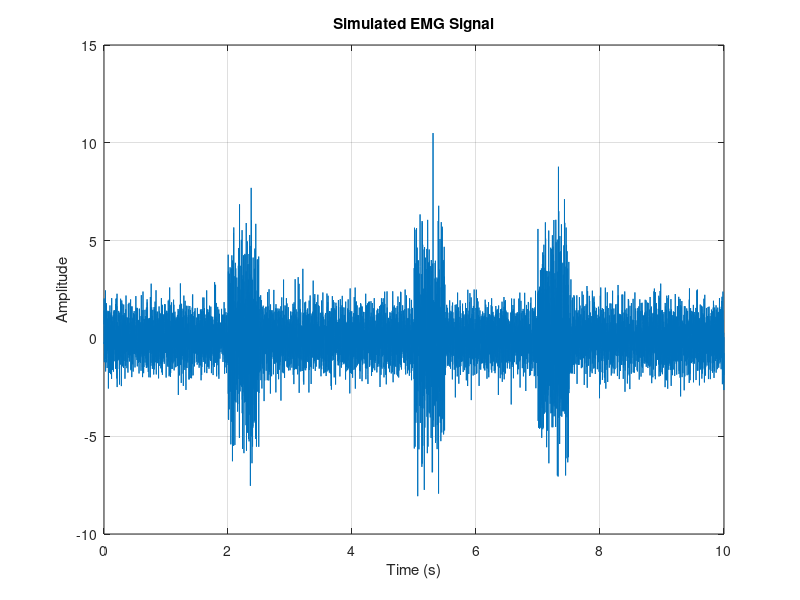

MATLAB code to generate this figure:
function simulate_emg()
    % Set parameters
    fs = 1000;  % Sampling frequency (Hz)
    t = 0:1/fs:10;  % Time vector (10 seconds)
    
    % Generate base signal (random noise)
    base_signal = randn(size(t));
    
    % Add muscle activation bursts
    burst_times = [2 5 7];  % Times for muscle activation bursts
    burst_duration = 0.5;   % Duration of each burst in seconds
    
    % Initialize EMG signal
    emg_signal = base_signal;
    
    % Add bursts of activity
    for i = 1:length(burst_times)
        burst_start = round(burst_times(i) * fs);
        burst_end = round((burst_times(i) + burst_duration) * fs);
        burst_indices = burst_start:burst_end;
        
        % Increase amplitude during bursts
        emg_signal(burst_indices) = emg_signal(burst_indices) * 3;
    end
    
    % Apply bandpass filtering to simulate EMG frequency characteristics
    [b, a] = butter(4, [20 450]/(fs/2), 'bandpass');
    filtered_emg = filtfilt(b, a, emg_signal);
    
    % Plot the results
    h = figure('Visible', 'on');
    plot(t, filtered_emg);
    title('Simulated EMG Signal');
    xlabel('Time (s)');
    ylabel('Amplitude');
    grid on;
    drawnow;
end
